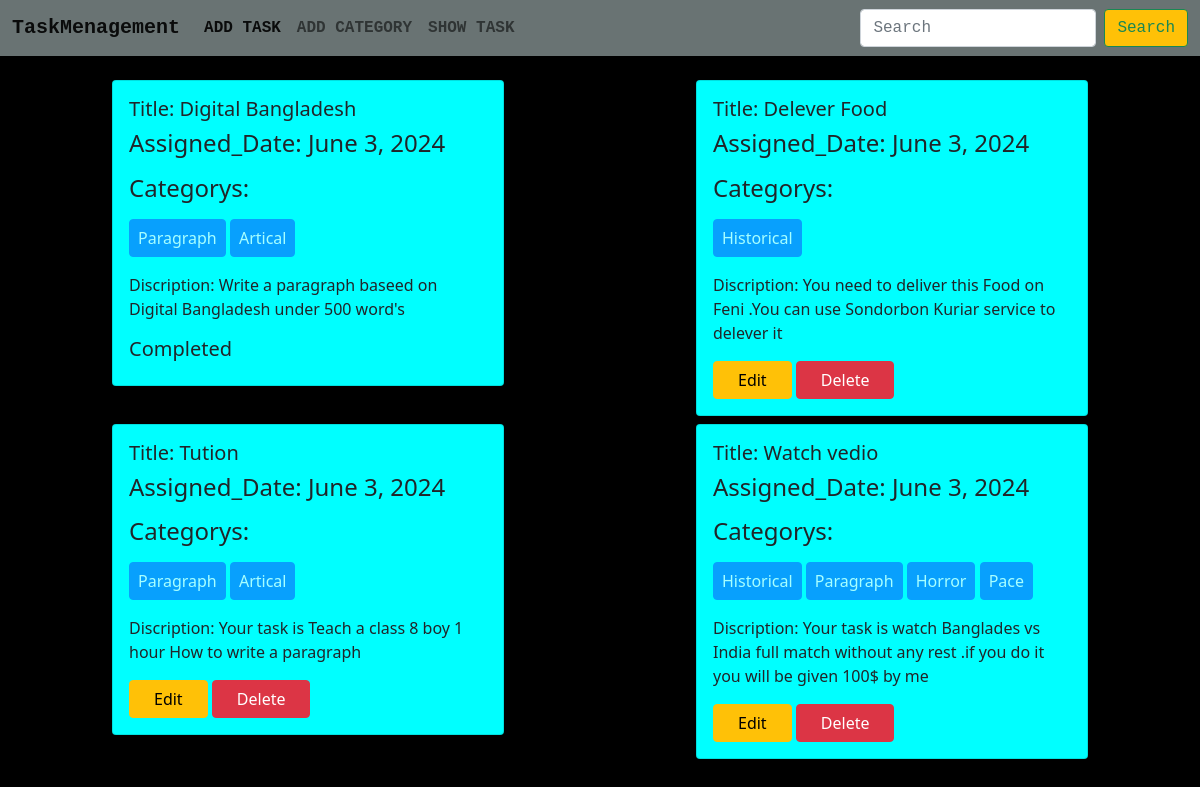
The page / on the database its author committed.
### task/models.py (models this page shows, shortened)
class Task_model(models.Model):
   taskTitle =models.CharField(max_length=200)
   taskDescription =models.CharField(max_length=700)
   is_completed=models.BooleanField(default=False)
   task_assign_date=models.DateField(auto_now_add=True)
   category=models.ManyToManyField(Category)

### category/models.py (models this page shows)
class Category(models.Model):
    name=models.CharField(max_length=100)
    def __str__(self) -> str:
        return self.name

### taskmanagement/views.py (the view)
# urls.py: 2. Add a URL to urlpatterns:  path('', views.home, name='home')
def home(request):
    tasks=Task_model.objects.all()
    return render(request,'home.html',{'tasks':tasks})

### templates/home.html
{% extends "base.html" %}
{% block content %}
    <div class="row  d-flex flex-wrap  m-2 p-2">
   {% for task in tasks %}
    <div class="col-sm-4 m-auto mt-2" style="width: 26rem;">
      <div class="card ">
        <div class="card-body">
          <h5 class="card-title">Title: {{task.taskTitle}}</h5>
          <h4>Assigned_Date: {{task.task_assign_date}}</h4>
          <p>
            <h4>Categorys: </h4>
            {% for cat in task.category.all  %}
                  <button class='btn btn-primary px-2 mt-2' disabled >{{cat}}</button>
            {% endfor %}
          </p>
          <p class="card-text">Discription: {{task.taskDescription}}</p>
          {% if task.is_completed == False %}
          <a href="{% url 'edit_task' task.id%}" class="btn btn-warning px-4" >Edit</a>
          <a href="{% url 'delete_task' task.id%}" class="btn btn-danger px-4">Delete</a>
          {% else %}
           <h5>Completed</h5>
          {% endif %}
        </div>
      </div>
    </div>
   {% endfor %}
</div>
{% endblock content %}

### templates/base.html (shortened to what this page needs)
{% load static%}
<!DOCTYPE html>
<html lang="en">
<head>
    <link href="https://cdn.jsdelivr.net/npm/bootstrap@5.0.2/dist/css/bootstrap.min.css" rel="stylesheet">
    <link rel="stylesheet" href="{% static 'style.css'%}">
</head>
<body>
    <nav class="navbar navbar-expand-lg navbar-light ">
        <div class="container-fluid">
          <a class="navbar-brand" class='text-primary' href="#">TaskMenagement</a>
          <div class="collapse navbar-collapse" id="navbarSupportedContent">
            <ul class="navbar-nav me-auto mb-2 mb-lg-0">
              <li class="nav-item">
                <a class="nav-link active" aria-current="page" href="{% url 'add_task'%}">ADD TASK</a>
              </li>
              <li class="nav-item">
                <a class="nav-link" href="{% url 'add_category'%}">ADD CATEGORY</a>
              </li>
              <li class="nav-item">
                <a class="nav-link" href="{% url 'home_page'%}">SHOW TASK</a>
              </li>
            </ul>
            <form class="d-flex">
              <input class="form-control me-2" type="search" placeholder="Search" aria-label="Search">
              <button class="btn btn-outline-success btn-warning" type="submit">Search</button>
            </form>
          </div>
        </div>
      </nav>
      {% block content %}{% endblock content %}
</body>
</html>

### static/style.css (style rules this page uses)
.navbar { background-color: rgb(105, 115, 115); font-family: 'Courier New', Courier, monospace; font-weight: 600; }
body { background-color: black; }
.card { background-color:aqua; ; }

### rows shown on the page
Task_model: taskTitle "Digital Bangladesh", task_assign_date "June 3, 2024", taskDescription "Write a paragraph baseed on Digital Bangladesh under 500 word's", is_completed "Completed"
Category: name "Paragraph"
Category: name "Artical"
Task_model: taskTitle "Delever Food", task_assign_date "June 3, 2024", taskDescription "You need to deliver this Food on Feni .You can use Sondorbon Kuriar service to delever it", is_completed "Edit"
Category: name "Historical"
Task_model: taskTitle "Tution", task_assign_date "June 3, 2024", taskDescription "Your task is Teach a class 8 boy 1 hour How to write a paragraph", is_completed "Edit"
Task_model: taskTitle "Watch vedio", task_assign_date "June 3, 2024", taskDescription "Your task is watch Banglades vs India full match without any rest .if you do it you will be given 100$ by me", is_completed "Edit"
Category: name "Horror"
Category: name "Pace"
